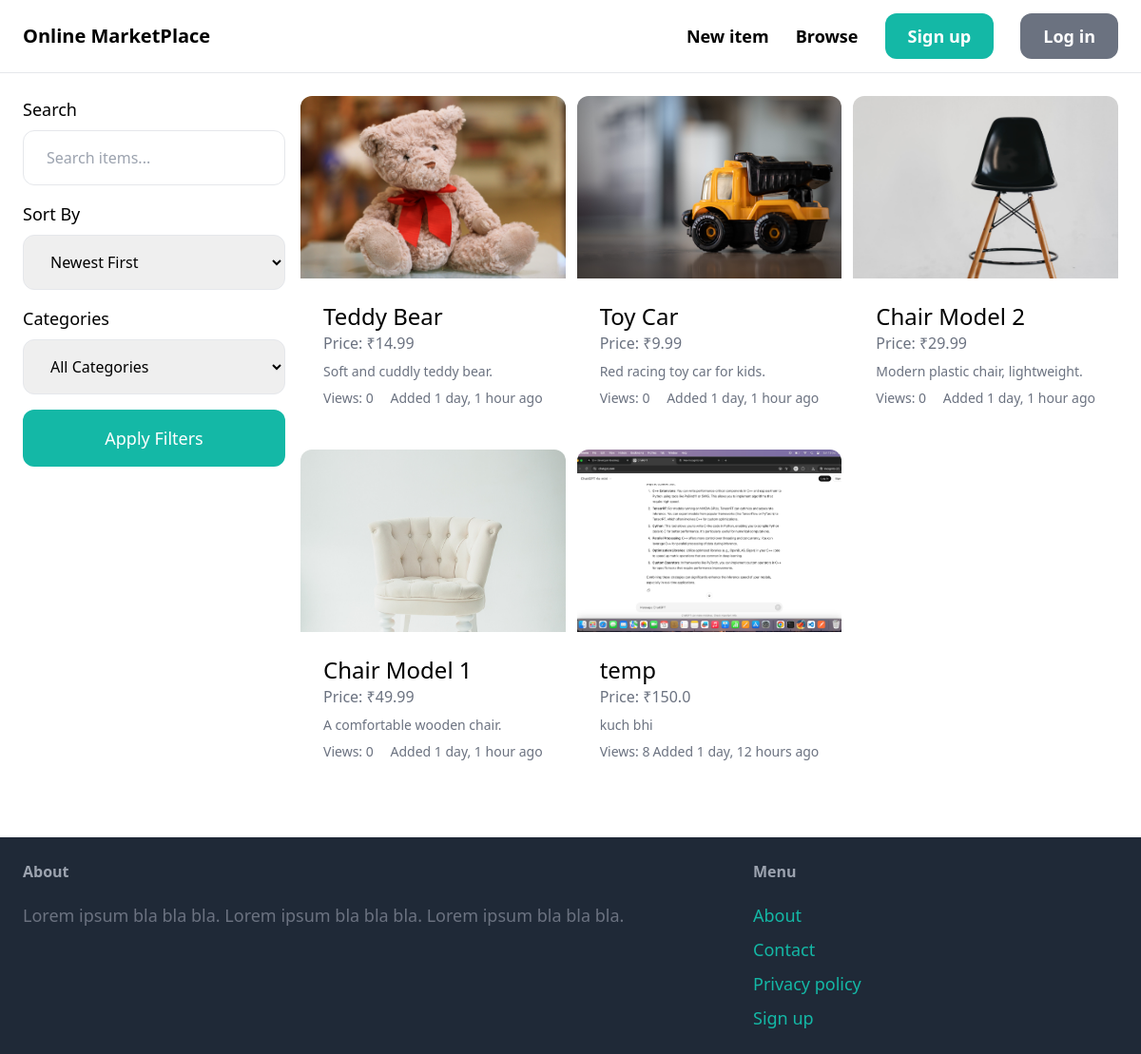
Page /items/ on the earlier database version.
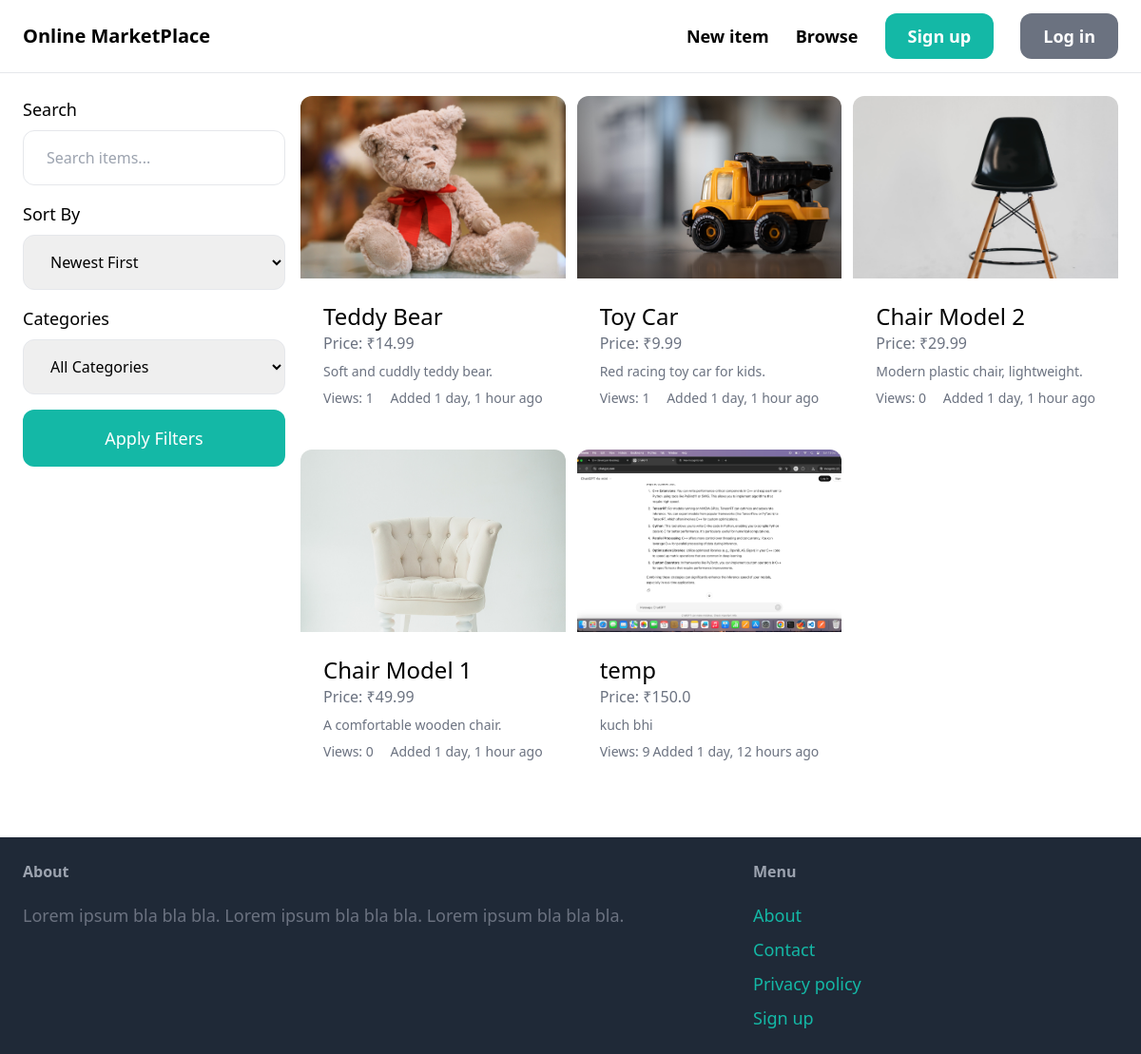
Same page on the later database version.
### item/models.py (models this page shows, shortened)
class Item(models.Model):
    CONDITION_CHOICES = [
        ('new', 'New'),
        ('used', 'Used'),
        ('refurbished', 'Refurbished'),
    ]
    category = models.ForeignKey(Category, related_name='items', on_delete=models.CASCADE)
    name = models.CharField(max_length=255)
    description = models.TextField(blank=True, null=True)
    price = models.FloatField()
    image = models.ImageField(upload_to='item_images', blank=True, null=True)
    is_sold = models.BooleanField(default=False)
    created_by = models.ForeignKey(User, related_name='items', on_delete=models.CASCADE)
    created_at = models.DateTimeField(auto_now_add=True)
    wishlisted_by = models.ManyToManyField(User, related_name='wishlist', blank=True)
    views = models.IntegerField(default=0)  # Track item views
    condition = models.CharField(max_length=20, choices=CONDITION_CHOICES, default='new')
    @property
    def image_url(self):
        if self.image and hasattr(self.image, 'url'):
            return self.image.url
        return '/media/default.jpg'  # This will be our default image

### item/views.py (the view)
# urls.py: path('', views.items, name='items'),
def items(request):
    query = request.GET.get('query', '')
    category_id = int(request.GET.get('category', 0))
    sort_by = request.GET.get('sort', '-created_at')  # Default sort by newest
    categories = Category.objects.all()
    items = Item.objects.filter(is_sold=False)
    if sort_by == 'price_low':
        items = items.order_by('price')
    elif sort_by == 'price_high':
        items = items.order_by('-price')
    elif sort_by == 'views':
        items = items.order_by('-views')
    elif sort_by == 'name':
        items = items.order_by('name')
    else:  # default to newest
        items = items.order_by('-created_at')
    if category_id and category_id != 0:
        items = items.filter(category_id=category_id)
    if query:
        items = items.filter(
            Q(name__icontains=query) |
            Q(description__icontains=query) |
            Q(category__name__icontains=query)
        )
    user_wishlist = []
    if request.user.is_authenticated:
        user_wishlist = list(request.user.wishlist.values_list('id', flat=True))
    return render(request, 'item/items.html', {
        'items': items,
        'query': query,
        'categories': categories,
        'category_id': category_id,
        'sort_by': sort_by,
        'user_wishlist': user_wishlist,
    })

### item/templates/item/items.html (shortened to what this page needs)
{% extends 'core/base.html' %}
{% block content %}
<div class="pb-6 grid grid-cols-4 gap-4">
    <div class="col-span-1">
        <form method="get" action="{% url 'item:items' %}" class="space-y-4">
            <div>
                <label class="block mb-2 text-lg">Search</label>
                <input name="query" class="w-full py-4 px-6 border rounded-xl" type="text" value="{{ query }}" placeholder="Search items..." />
            </div>
            <div>
                <label class="block mb-2 text-lg">Sort By</label>
                <select name="sort" class="w-full py-4 px-6 border rounded-xl">
                    <option value="-created_at"{% if sort_by == '-created_at' %} selected{% endif %}>Newest First</option>
                </select>
            </div>
            <div>
                <label class="block mb-2 text-lg">Categories</label>
                <select name="category" class="w-full py-4 px-6 border rounded-xl">
                    <option value="0">All Categories</option>
                </select>
            </div>
            <button class="mt-6 py-4 px-8 text-lg bg-teal-500 text-white w-full rounded-xl hover:bg-teal-700">Apply Filters</button>
        </form>
    </div>
    <div class="col-span-3">
        <div class="grid grid-cols-3 gap-3">
            {% for item in items %}
            <div>
                <a href="{% url 'item:detail' item.id %}">
                    <div>
                        <img src="{{ item.image_url }}" class="rounded-t-xl h-48 w-full object-cover" />
                    </div>
                    <div class="p-6 bg-white rounded-b-xl">
                        <h2 class="text-2xl">{{ item.name }}</h2>
                        <div class="space-y-2">
                            <p class="text-gray-500">Price: ₹{{ item.price }}</p>
                            {% if item.description %}
                            <p class="text-gray-500 text-sm truncate">{{ item.description }}</p>
                            {% endif %}
                            <div class="flex justify-between text-sm text-gray-500">
                                <span>Views: {{ item.views }}</span>
                                <span>Added {{ item.created_at|timesince }} ago</span>
                            </div>
                        </div>
                    </div>
                </a>
            </div>
            {% endfor %}
        </div>
    </div>
</div>
{% endblock %}

### core/templates/core/base.html (shortened to what this page needs)
<!DOCTYPE html>
<html>
  <head>
    <script src="https://cdn.tailwindcss.com"></script>
  </head>
  <body>
    <nav
      class="py-6 px-6 flex justify-between items-center border-b border-gray-200"
    >
      <a href="/" class="text-xl font-semibold">Online MarketPlace</a>
      <div class="space-x-6">
        <a
          href="{% url 'item:new' %}"
          class="text-lg font-semibold hover:text-gray-500"
          >New item</a
        >
        <a
          href="{% url 'item:items' %}"
          class="text-lg font-semibold hover:text-gray-500"
          >Browse</a
        >
        {% if request.user.is_authenticated %}
        <a
          href="{% url 'item:wishlist' %}"
          class="text-lg font-semibold hover:text-gray-500"
          >Wishlist</a
        >
        <a
          href="{% url 'conversation:inbox' %}"
          class="px-6 py-3 text-lg font-semibold bg-teal-500 text-white rounded-xl hover:bg-teal-700"
          >Inbox</a
        >
        <a
          href="{% url 'dashboard:index' %}"
          class="px-6 py-3 text-lg font-semibold bg-gray-500 text-white rounded-xl hover:bg-gray-700"
          >Dashboard</a
        >
        <a
          href="{% url 'core:logout' %}"
          class="px-6 py-3 text-lg font-semibold bg-red-500 text-white rounded-xl hover:bg-red-700"
          >Logout</a
        >
        {% else %}
        <a
          href="{% url 'core:signup' %}"
          class="px-6 py-3 text-lg font-semibold bg-teal-500 text-white rounded-xl hover:bg-teal-700"
          >Sign up</a
        >
        <a
          href="{% url 'core:login' %}"
          class="px-6 py-3 text-lg font-semibold bg-gray-500 text-white rounded-xl hover:bg-gray-700"
          >Log in</a
        >
        {% endif %}
      </div>
    </nav>
    <div class="px-6 py-6">{% block content %}{% endblock content %}</div>
    <footer class="py-6 px-6 flex justify-between bg-gray-800">
      <div class="w-2/3 pr-10">
        <h3 class="mb-5 font-semibold text-gray-400">About</h3>
        <p class="text-lg text-gray-500">
          Lorem ipsum bla bla bla. Lorem ipsum bla bla bla. Lorem ipsum bla bla
          bla.
        </p>
      </div>
      <div class="w-1/3">
        <h3 class="mb-5 font-semibold text-gray-400">Menu</h3>
        <ul class="space-y-2">
          <li>
            <a
              href="{% url 'core:about' %}"
              class="text-lg text-teal-500 hover:text-teal-700"
              >About</a
            >
          </li>
          <li>
            <a
              href="{% url 'core:contact' %}"
              class="text-lg text-teal-500 hover:text-teal-700"
              >Contact</a
            >
          </li>
          <li>
            <a
              href="{% url 'core:privacy_policy' %}"
              class="text-lg text-teal-500 hover:text-teal-700"
              >Privacy policy</a
            >
          </li>
          {% if not request.user.is_authenticated %}
          <li>
            <a
              href="{% url 'core:signup' %}"
              class="text-lg text-teal-500 hover:text-teal-700"
              >Sign up</a
            >
          </li>
          {% endif %}
        </ul>
      </div>
    </footer>
  </body>
</html>

Differences in the rows shown:
changed Item "Teddy Bear": views "0" → "1"
changed Item "Toy Car": views "0" → "1"
changed Item "temp": views "8" → "9"
